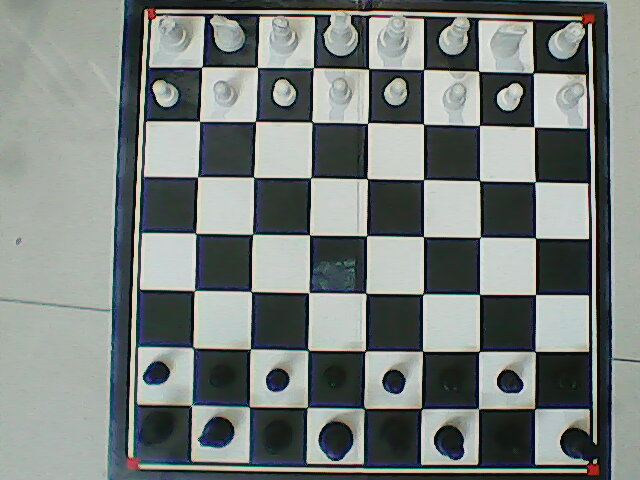
#> input picture Chess Game For School/Move Detection/Old_Images/img1.png, 640 x 480 px
$ python image_diff_2.py --first Old_Images/img1.png --second Old_Images/img2.png   (older library calls are emulated)
#> lines starting #> are read from the running program, lines starting #| are printed output that depends on the picture; after the words box and inside, x2 and y2 are one past the last pixel; in counts of white or black regions, pixels touching at a corner belong together; long printed decimals are rounded
from skimage.metrics import structural_similarity as compare_ssim
import argparse
import imutils
import cv2

ap = argparse.ArgumentParser()
ap.add_argument("-f", "--first", required=True,
	help="first input image")
ap.add_argument("-s", "--second", required=True,
	help="second")
args = vars(ap.parse_args())

# load the two input images
imageA = cv2.imread(args["first"])
#> imageA is the input picture: shape (480, 640, 3); mean B, G, R 124.7, 127.3, 120.8
imageB = cv2.imread(args["second"])
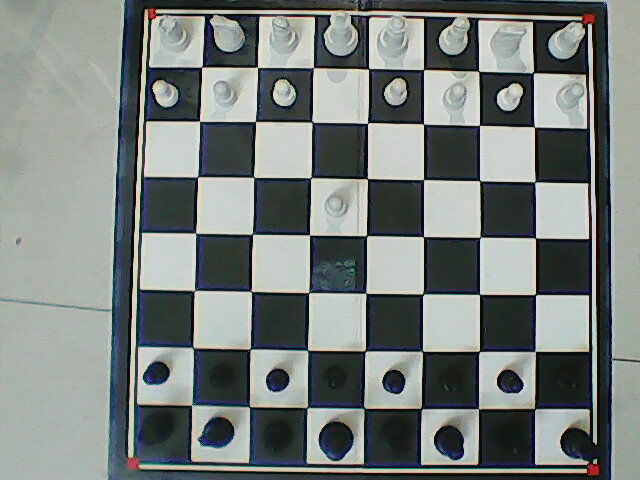
#> input picture Chess Game For School/Move Detection/Old_Images/img2.png, 640 x 480 px
#> imageB is the input picture: shape (480, 640, 3); mean B, G, R 124.6, 127.2, 120.8
# convert the images to grayscale
grayA = cv2.cvtColor(imageA, cv2.COLOR_BGR2GRAY)
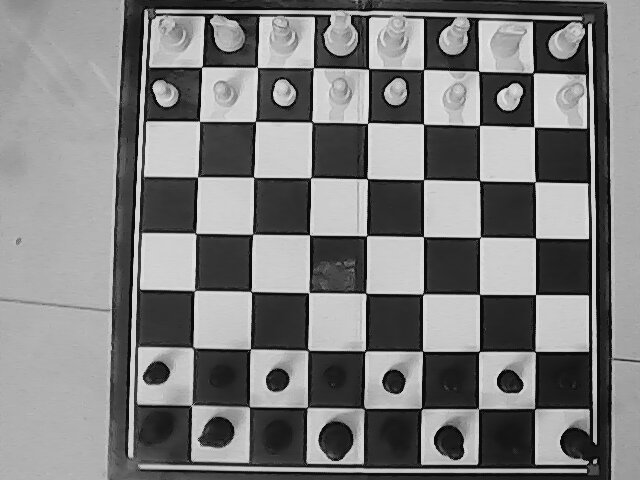
#> grayA: shape (480, 640); min 0, max 233, mean 125.1
grayB = cv2.cvtColor(imageB, cv2.COLOR_BGR2GRAY)

# compute the Structural Similarity Index (SSIM) between the two
# images, ensuring that the difference image is returned
(score, diff) = compare_ssim(grayA, grayB, full=True)
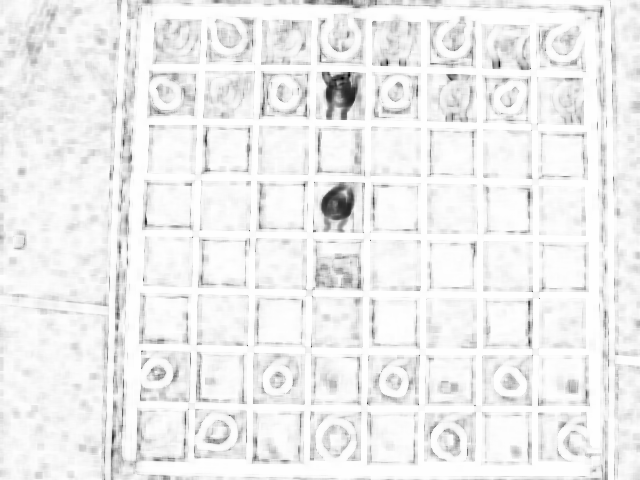
#> diff: shape (480, 640) float64; min -0.122, max 1, mean 0.93; drawn with min black and max white
#> score = 0.93
diff = (diff * 255).astype("uint8")
print("SSIM: {}".format(score))
#| SSIM: 0.9305

# threshold the difference image, followed by finding contours to
# obtain the regions of the two input images that differ
thresh = cv2.threshold(diff, 0, 255,
	cv2.THRESH_BINARY_INV | cv2.THRESH_OTSU)[1]
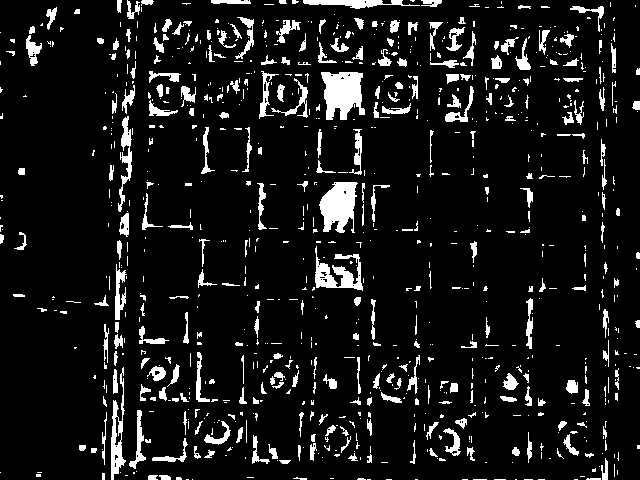
#> thresh: shape (480, 640); 9.2% white; 913 white regions (618 under 20 px)
cnts = cv2.findContours(thresh.copy(), cv2.RETR_EXTERNAL,
	cv2.CHAIN_APPROX_SIMPLE)
#> cnts = 913 contours, 724 with area under 20; largest, box (x1, y1, x2, y2) and area: (321, 72, 365, 120) 1420, (319, 182, 358, 233) 1263, (315, 246, 363, 291) 780, (111, 367, 126, 480) 644, (303, 0, 420, 9) 421
cnts = imutils.grab_contours(cnts)

# loop over the contours
for c in cnts:
	# compute the bounding box of the contour and then draw the
	# bounding box on both input images to represent where the two
	# images differ
	(x, y, w, h) = cv2.boundingRect(c)
	cv2.rectangle(imageA, (x, y), (x + w, y + h), (0, 0, 255), 2)
	cv2.rectangle(imageB, (x, y), (x + w, y + h), (0, 0, 255), 2)
#> this loop made 913 passes
#> (c, x, y, w, h) on passes 1 to 3: ([[574, 479], [577, 479]], 574, 479, 4, 1), ([[538, 479], [544, 479]], 538, 479, 7, 1), ([[524, 479], [532, 479]], 524, 479, 9, 1)
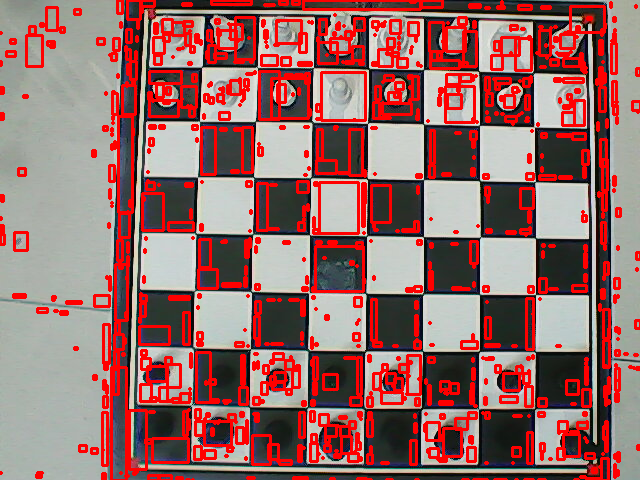
#> imageA: shape (480, 640, 3); 19.24% of pixels changed, all inside (x1, y1, x2, y2) = (0, 0, 640, 480)
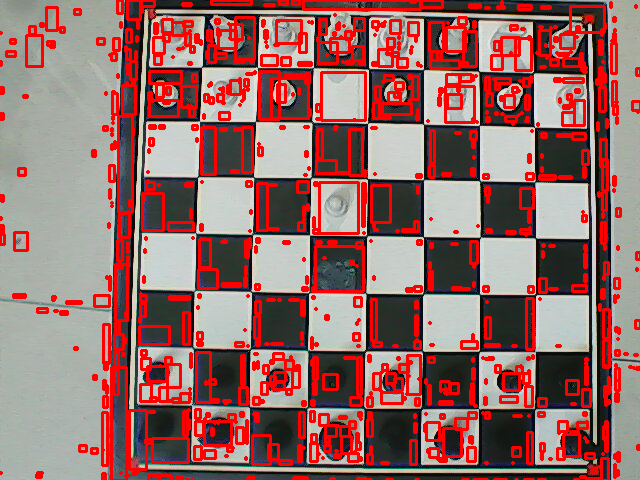
#> imageB: shape (480, 640, 3); 19.24% of pixels changed, all inside (x1, y1, x2, y2) = (0, 0, 640, 480)
# [16 lines of commented-out code are left out]
cv2.imshow("Original", imageA)
cv2.imshow("Modified", imageB)
cv2.imshow("Diff", diff)
cv2.imshow("Thresh", thresh)
cv2.waitKey(0)

#python image_diff.py -f img1.png -s img2.png
